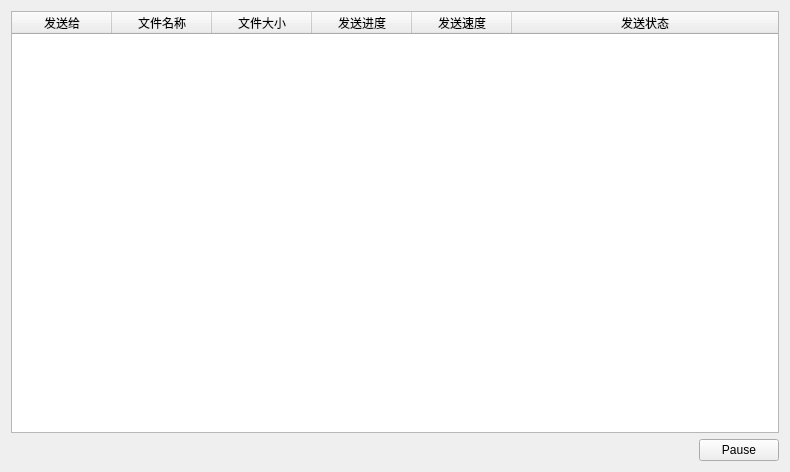
<?xml version="1.0" encoding="UTF-8"?>
<ui version="4.0">
 <class>SendFileWidget</class>
 <widget class="QWidget" name="SendFileWidget">
  <property name="geometry">
   <rect>
    <x>0</x>
    <y>0</y>
    <width>790</width>
    <height>472</height>
   </rect>
  </property>
  <property name="windowTitle">
   <string>SendFileWidget</string>
  </property>
  <layout class="QVBoxLayout" name="verticalLayout">
   <item>
    <widget class="QTableWidget" name="tw_tasks">
     <property name="sizePolicy">
      <sizepolicy hsizetype="MinimumExpanding" vsizetype="MinimumExpanding">
       <horstretch>0</horstretch>
       <verstretch>0</verstretch>
      </sizepolicy>
     </property>
     <property name="rowCount">
      <number>0</number>
     </property>
     <attribute name="horizontalHeaderVisible">
      <bool>true</bool>
     </attribute>
     <attribute name="horizontalHeaderCascadingSectionResizes">
      <bool>false</bool>
     </attribute>
     <attribute name="horizontalHeaderStretchLastSection">
      <bool>true</bool>
     </attribute>
     <attribute name="verticalHeaderVisible">
      <bool>false</bool>
     </attribute>
     <column>
      <property name="text">
       <string>发送给</string>
      </property>
     </column>
     <column>
      <property name="text">
       <string>文件名称</string>
      </property>
     </column>
     <column>
      <property name="text">
       <string>文件大小</string>
      </property>
     </column>
     <column>
      <property name="text">
       <string>发送进度</string>
      </property>
     </column>
     <column>
      <property name="text">
       <string>发送速度</string>
      </property>
     </column>
     <column>
      <property name="text">
       <string>发送状态</string>
      </property>
     </column>
    </widget>
   </item>
   <item>
    <layout class="QHBoxLayout" name="horizontalLayout">
     <item>
      <spacer name="horizontalSpacer">
       <property name="orientation">
        <enum>Qt::Horizontal</enum>
       </property>
       <property name="sizeHint" stdset="0">
        <size>
         <width>40</width>
         <height>20</height>
        </size>
       </property>
      </spacer>
     </item>
     <item>
      <widget class="QPushButton" name="pause_btn">
       <property name="text">
        <string>Pause</string>
       </property>
      </widget>
     </item>
    </layout>
   </item>
  </layout>
 </widget>
 <resources/>
 <connections/>
</ui>
